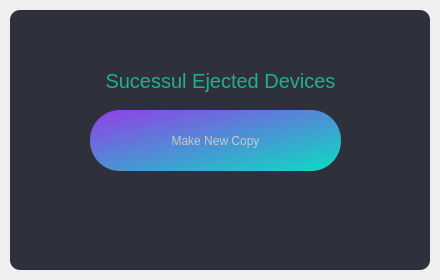
<?xml version="1.0" encoding="UTF-8"?>
<ui version="4.0">
 <class>MainWindow</class>
 <widget class="QMainWindow" name="MainWindow">
  <property name="geometry">
   <rect>
    <x>0</x>
    <y>0</y>
    <width>440</width>
    <height>280</height>
   </rect>
  </property>
  <property name="sizePolicy">
   <sizepolicy hsizetype="Fixed" vsizetype="Fixed">
    <horstretch>0</horstretch>
    <verstretch>0</verstretch>
   </sizepolicy>
  </property>
  <property name="minimumSize">
   <size>
    <width>440</width>
    <height>280</height>
   </size>
  </property>
  <property name="maximumSize">
   <size>
    <width>440</width>
    <height>280</height>
   </size>
  </property>
  <property name="windowTitle">
   <string>MainWindow</string>
  </property>
  <widget class="QWidget" name="newCopyWdg">
   <widget class="QFrame" name="darkBG">
    <property name="geometry">
     <rect>
      <x>10</x>
      <y>10</y>
      <width>420</width>
      <height>260</height>
     </rect>
    </property>
    <property name="styleSheet">
     <string notr="true">QFrame{
	background-color: rgb(46, 48, 59);
	color:rgb(220, 220, 220);
	border-radius: 10px;
}</string>
    </property>
    <property name="frameShape">
     <enum>QFrame::StyledPanel</enum>
    </property>
    <property name="frameShadow">
     <enum>QFrame::Raised</enum>
    </property>
    <widget class="QPushButton" name="newCoyPB">
     <property name="geometry">
      <rect>
       <x>80</x>
       <y>100</y>
       <width>251</width>
       <height>61</height>
      </rect>
     </property>
     <property name="styleSheet">
      <string notr="true">QPushButton {
    background-color: qlineargradient(spread:pad, x1:0, y1:0, x2:1, y2:1, stop:0 rgba(0, 0, 0, 255), stop:0.0138249 rgba(0, 0, 0, 255), stop:0.0184332 rgba(143, 66, 231, 255), stop:0.976959 rgba(14, 218, 195, 255), stop:1 rgba(255, 255, 255, 255));
	color: rgb(200, 200, 200);
	border-style: none;
	border-radius: 30px;
	text-align: center;
}
QPushButton::pressed {
    background-color: qlineargradient(spread:pad, x1:0, y1:0, x2:1, y2:1, stop:0 rgba(222, 151, 255, 255), stop:1 rgba(54, 237, 216, 255));
	color: rgb(200, 200, 200);
	border-style: none;
	border-radius: 30px;
	text-align: center;
}</string>
     </property>
     <property name="text">
      <string>Make New Copy</string>
     </property>
     <property name="shortcut">
      <string>Return</string>
     </property>
    </widget>
    <widget class="QLabel" name="ejectedLb">
     <property name="geometry">
      <rect>
       <x>0</x>
       <y>50</y>
       <width>421</width>
       <height>41</height>
      </rect>
     </property>
     <property name="font">
      <font>
       <pointsize>15</pointsize>
      </font>
     </property>
     <property name="styleSheet">
      <string notr="true">color: rgb(35, 175, 136);</string>
     </property>
     <property name="text">
      <string>Sucessul Ejected Devices</string>
     </property>
     <property name="alignment">
      <set>Qt::AlignCenter</set>
     </property>
    </widget>
   </widget>
  </widget>
 </widget>
 <resources/>
 <connections/>
</ui>
